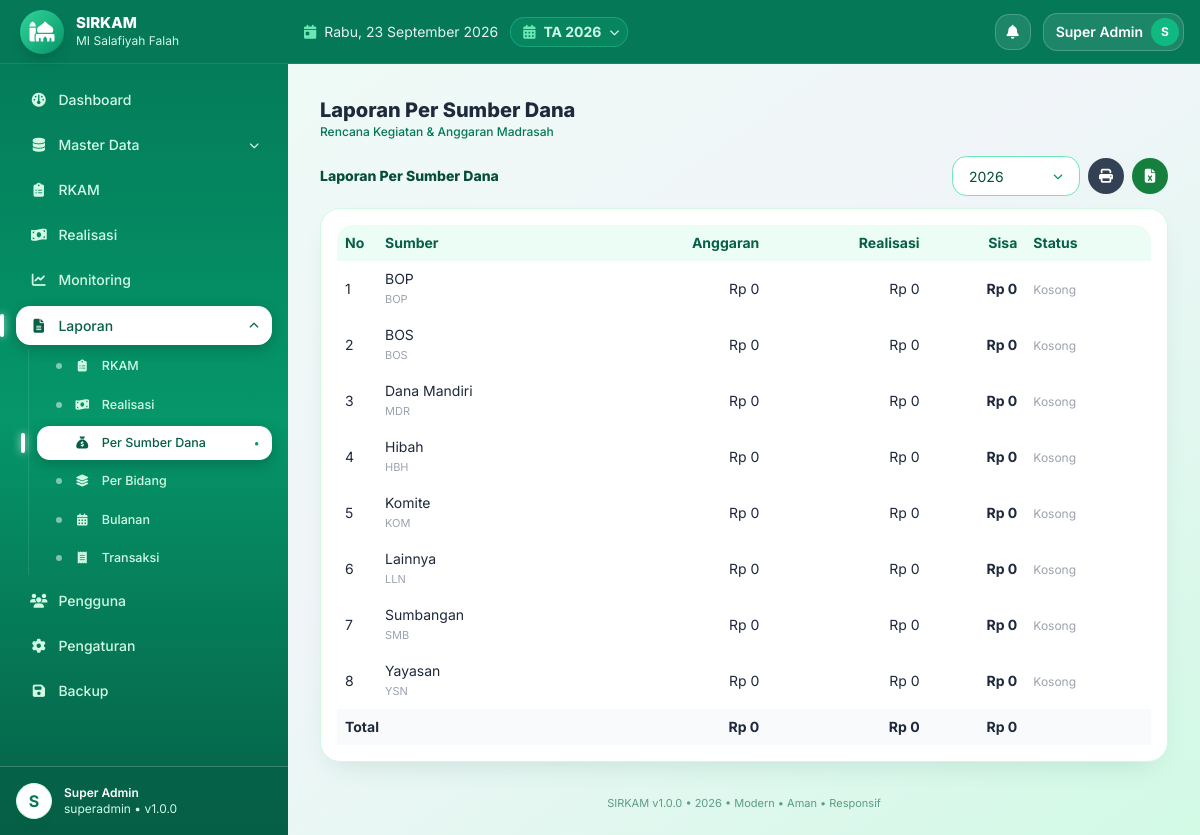
The app's page /laporan/sumber (signed in) with its own data.
### tables this page shows
CREATE TABLE IF NOT EXISTS app_settings (
  id INT UNSIGNED AUTO_INCREMENT PRIMARY KEY,
  skey VARCHAR(100) NOT NULL UNIQUE,
  svalue TEXT NULL
);

CREATE TABLE IF NOT EXISTS madrasah (
  id INT UNSIGNED AUTO_INCREMENT PRIMARY KEY,
  nama_madrasah VARCHAR(150) NOT NULL DEFAULT 'MI Salafiyah',
  nsm VARCHAR(30) NULL,
  npsn VARCHAR(30) NULL,
  alamat TEXT NULL,
  desa VARCHAR(100) NULL,
  kecamatan VARCHAR(100) NULL,
  kabupaten VARCHAR(100) NULL,
  provinsi VARCHAR(100) NULL,
  kode_pos VARCHAR(10) NULL,
  email VARCHAR(100) NULL,
  telepon VARCHAR(30) NULL,
  nama_kepala VARCHAR(100) NULL,
  nip_kepala VARCHAR(50) NULL,
  kepala_guru_id INT UNSIGNED NULL,
  nama_bendahara VARCHAR(100) NULL,
  nip_bendahara VARCHAR(50) NULL,
  bendahara_guru_id INT UNSIGNED NULL,
  logo VARCHAR(255) NULL,
  created_at TIMESTAMP DEFAULT CURRENT_TIMESTAMP,
  updated_at TIMESTAMP DEFAULT CURRENT_TIMESTAMP ON UPDATE CURRENT_TIMESTAMP
);

CREATE TABLE IF NOT EXISTS tahun_anggaran (
  id INT UNSIGNED AUTO_INCREMENT PRIMARY KEY,
  tahun INT NOT NULL UNIQUE,
  tanggal_mulai DATE NULL,
  tanggal_selesai DATE NULL,
  status ENUM('draft','aktif','selesai','dikunci') NOT NULL DEFAULT 'draft',
  keterangan TEXT NULL,
  created_at TIMESTAMP DEFAULT CURRENT_TIMESTAMP,
  updated_at TIMESTAMP DEFAULT CURRENT_TIMESTAMP ON UPDATE CURRENT_TIMESTAMP,
  INDEX idx_tahun (tahun),
  INDEX idx_status (status)
);

CREATE TABLE IF NOT EXISTS sumber_dana (
  id INT UNSIGNED AUTO_INCREMENT PRIMARY KEY,
  kode VARCHAR(20) NOT NULL UNIQUE,
  nama_sumber_dana VARCHAR(100) NOT NULL,
  jumlah DECIMAL(18,2) NOT NULL DEFAULT 0,
  keterangan TEXT NULL,
  status ENUM('aktif','nonaktif') NOT NULL DEFAULT 'aktif',
  created_at TIMESTAMP DEFAULT CURRENT_TIMESTAMP,
  updated_at TIMESTAMP DEFAULT CURRENT_TIMESTAMP ON UPDATE CURRENT_TIMESTAMP
);

### index.php (called while the page is built, shortened)
<?php
require_once __DIR__.'/config/bootstrap.php';
$url=trim($_GET['url']??'',"/");
$p=explode('/',$url);$page=$p[0];$arg=$p[1]??null;$arg2=$p[2]??null;
$content='';$title='Dashboard';
try{
switch($page){
case 'laporan': Rbac::check('laporan');$ljenis=['rkam','realisasi','sumber','bidang','bulanan','transaksi'];$lj=$arg??($_GET['jenis']??'rkam');if(!in_array($lj,$ljenis))$lj='rkam';$_GET['jenis']=$lj;$lt=['rkam'=>'RKAM','realisasi'=>'Realisasi','sumber'=>'Per Sumber Dana','bidang'=>'Per Bidang','bulanan'=>'Bulanan','transaksi'=>'Transaksi'];$title='Laporan '.$lt[$lj];ob_start();require __DIR__.'/modules/laporan/index.php';$content=ob_get_clean();break;
}
}catch(Throwable $e){error_log($e->getMessage());$content='<div class="bg-red-50 border border-red-200 p-4 rounded">Terjadi kesalahan sistem.</div>';}
require __DIR__.'/views/layouts/main.php';

### core/Helper.php (called while the page is built, shortened)
<?php
class Helper{
public static function setting($pdo,$k,$d=''){$s=$pdo->prepare("SELECT svalue FROM app_settings WHERE skey=?");$s->execute([$k]);$r=$s->fetchColumn();return $r!==false?$r:$d;}
public static function tahunAktif($pdo){$s=$pdo->query("SELECT * FROM tahun_anggaran WHERE status='aktif' LIMIT 1");$r=$s->fetch();if(!$r){$s=$pdo->query("SELECT * FROM tahun_anggaran ORDER BY tahun DESC LIMIT 1");$r=$s->fetch();}return $r;}
}

### core/Security.php (called while the page is built, shortened)
<?php
class Security{
public static function e($s){return htmlspecialchars((string)($s??''),ENT_QUOTES,'UTF-8');}
public static function rupiah($n){return 'Rp '.number_format((float)$n,0,',','.');}
}

### core/Auth.php (called while the page is built, shortened)
<?php
class Auth{
public static function user(){return $_SESSION['user']??null;}
public static function role(){return $_SESSION['role']??null;}
}

### modules/laporan/index.php (the view, shortened to what this page needs)
<?php
$th=Helper::tahunAktif($pdo);$tid=(int)($_GET['tahun']??($th['id']??0));
$tahun=$pdo->query("SELECT * FROM tahun_anggaran ORDER BY tahun DESC")->fetchAll();
$jenis=$_GET['jenis']??'rkam';
$rk=$pdo->prepare("SELECT k.*,b.nama_bidang,(SELECT COALESCE(SUM(jumlah),0) FROM realisasi WHERE rkam_id=k.id) AS jml_real FROM rkam k LEFT JOIN bidang b ON b.id=k.bidang_id WHERE k.tahun_id=? ORDER BY k.id");$rk->execute([$tid]);$rk=$rk->fetchAll();
$perSumber=$pdo->query("SELECT s.id,s.kode,s.nama_sumber_dana,COALESCE((SELECT SUM(rs.jumlah) FROM rkam_sumber_dana rs JOIN rkam k ON k.id=rs.rkam_id WHERE rs.sumber_dana_id=s.id AND k.tahun_id=$tid),0) agg,COALESCE((SELECT SUM(r.jumlah) FROM realisasi r JOIN rkam k ON k.id=r.rkam_id WHERE k.tahun_id=$tid AND r.sumber_dana_id=s.id),0) rea FROM sumber_dana s WHERE s.status='aktif' ORDER BY s.nama_sumber_dana")->fetchAll();
?>
<div class="flex flex-wrap items-center gap-2 mb-3 no-print text-sm">
<div class="font-extrabold text-emerald-900"><?php $lt2=['rkam'=>'Laporan RKAM','realisasi'=>'Laporan Realisasi','sumber'=>'Laporan Per Sumber Dana','bidang'=>'Laporan Per Bidang','bulanan'=>'Laporan Bulanan','transaksi'=>'Laporan Transaksi']; echo $lt2[$jenis]??'Laporan'; ?></div>
<form method="GET" action="<?=BASE_URL?>laporan/<?=$jenis?>" class="flex gap-2 ml-auto">
<select name="tahun" onchange="this.form.submit()" class="border rounded p-1.5"><?php foreach($tahun as $t):?><option value="<?=$t['id']?>" <?=($tid==$t['id']?'selected':'')?>><?=$t['tahun']?></option><?php endforeach;?></select></form>
<a href="<?=BASE_URL?>print/<?=$jenis?>?tahun=<?=$tid?>" target="_blank" title="Cetak" class="bg-slate-700 hover:bg-slate-800 text-white w-9 h-9 rounded-xl inline-flex items-center justify-center"><i class="fa-solid fa-print"></i></a>
<a href="<?=BASE_URL?>export/csv?jenis=<?=$jenis?>&tahun=<?=$tid?>" title="Excel/CSV" class="bg-green-700 hover:bg-green-800 text-white w-9 h-9 rounded-xl inline-flex items-center justify-center"><i class="fa-solid fa-file-excel"></i></a></div>
<div class="bg-white rounded shadow p-4 overflow-auto text-sm">
<?php if($jenis==='rkam'):?><table class="w-full min-w-[700px]"><thead><tr class="border-b text-left bg-gray-50"><th class="p-2 w-10">No</th><th class="p-2">Kode</th><th class="p-2">Kegiatan</th><th class="p-2">Bidang</th><th class="p-2">Penanggung Jawab</th><th class="p-2">Status</th><th class="p-2 text-right">Anggaran</th></tr></thead><tbody>
<?php $ta=0;$no=1;foreach($rk as $r):$ta+=$r['total_anggaran'];?><tr class="border-b"><td class="p-2"><?=$no++?></td><td class="p-2"><?=Security::e($r['kode_kegiatan']??'-')?></td><td class="p-2"><?=Security::e($r['nama_kegiatan'])?><div class="text-[11px] text-gray-400"><?=Security::e($r['waktu_pelaksanaan']??'')?></div></td><td class="p-2"><?=Security::e($r['nama_bidang']??'-')?></td><td class="p-2"><?=Security::e($r['penanggung_jawab']??'-')?></td><td class="p-2"><?=Security::e($r['status'])?></td><td class="p-2 text-right"><?=Security::rupiah($r['total_anggaran'])?></td></tr><?php endforeach;?>
<tr class="font-bold"><td class="p-2" colspan="6">TOTAL ANGGARAN</td><td class="p-2 text-right"><?=Security::rupiah($ta)?></td></tr></tbody></table>
<?php elseif($jenis==='sumber'):?><table class="w-full"><thead><tr class="border-b text-left bg-gray-50"><th class="p-2 w-10">No</th><th class="p-2">Sumber</th><th class="p-2 text-right">Anggaran</th><th class="p-2 text-right">Realisasi</th><th class="p-2 text-right">Sisa</th><th class="p-2">Status</th></tr></thead><tbody><?php $tA=0;$tR=0;$no=1;foreach($perSumber as $r):$tA+=$r['agg'];$tR+=$r['rea'];$ss=$r['agg']-$r['rea'];$st=$r['agg']<=0?($r['rea']>0?'<span class="text-xs font-bold text-red-700">Realisasi Tanpa Anggaran</span>':'<span class="text-xs text-gray-400">Kosong</span>'):($ss<0?'<span class="text-xs font-bold text-red-700">Overbudget</span>':($ss==0?'<span class="text-xs font-bold text-emerald-700">Habis</span>':'<span class="text-xs text-gray-500">Tersedia</span>'));?><tr class="border-b"><td class="p-2"><?=$no++?></td><td class="p-2"><?=Security::e($r['nama_sumber_dana'])?><div class="text-[11px] text-gray-400"><?=Security::e($r['kode']??'')?></div></td><td class="p-2 text-right"><?=Security::rupiah($r['agg'])?></td><td class="p-2 text-right"><?=Security::rupiah($r['rea'])?></td><td class="p-2 text-right font-bold <?=($ss<0?'text-red-600':'')?>"><?=Security::rupiah($ss)?></td><td class="p-2"><?=$st?></td></tr><?php endforeach;?><tr class="font-bold bg-gray-50"><td class="p-2" colspan="2">Total</td><td class="p-2 text-right"><?=Security::rupiah($tA)?></td><td class="p-2 text-right"><?=Security::rupiah($tR)?></td><td class="p-2 text-right"><?=Security::rupiah($tA-$tR)?></td><td class="p-2"></td></tr></tbody></table>
<?php endif;?></div>

### views/layouts/main.php (shortened to what this page needs)
<!DOCTYPE html><html lang="id"><head><meta charset="UTF-8"><meta name="viewport" content="width=device-width,initial-scale=1">
<script src="https://cdn.tailwindcss.com"></script><script src="https://cdn.jsdelivr.net/npm/sweetalert2@11"></script>
<link rel="stylesheet" href="https://cdnjs.cloudflare.com/ajax/libs/font-awesome/6.5.2/css/all.min.css">
</head>
<body class="bg-gradient-to-br from-emerald-50 via-slate-100 to-emerald-100 min-h-screen text-slate-800">
<?php $u=Auth::user(); $role=Auth::role(); if($role==='superadmin'){$notif=$pdo->query("SELECT COUNT(*) c FROM notifications WHERE is_read=0")->fetchColumn();}else{$nq=$pdo->prepare("SELECT COUNT(*) c FROM notifications WHERE is_read=0 AND (role_target=? OR role_target IS NULL OR role_target='' OR user_id=?)");$nq->execute([$role,Auth::id()]);$notif=$nq->fetchColumn();} $initial=strtoupper(substr($u['nama']??'U',0,1)); $mlogo=$pdo->query("SELECT logo,nama_madrasah FROM madrasah WHERE id=1")->fetch(); $appName=Helper::setting($pdo,'app_name','SIRKAM'); $appVer=Helper::setting($pdo,'sys_version',APP_VERSION); $thAktif=Helper::tahunAktif($pdo); $thList=$pdo->query("SELECT id,tahun,status FROM tahun_anggaran ORDER BY tahun DESC")->fetchAll(); ?>
<div class="flex min-h-screen">
<aside id="sidebar" class="bg-gradient-to-b from-emerald-700 via-emerald-600 to-emerald-800 text-white hidden md:flex flex-col no-print fixed md:sticky top-0 inset-y-0 left-0 z-40 w-72 h-screen shrink-0 overflow-hidden">
<div class="h-16 px-5 flex items-center gap-3 shrink-0 bg-emerald-700 border-b border-white/10">
<?php $logoFile=!empty($mlogo['logo'])?__DIR__.'/../../uploads/logo/'.$mlogo['logo']:''; $logoOk=$logoFile&&is_file($logoFile); $logoV=$logoOk?filemtime($logoFile):0; ?>
<?php if($logoOk):?><img src="<?=BASE_URL?>uploads/logo/<?=Security::e($mlogo['logo'])?>?v=<?=$logoV?>" class="w-11 h-11 rounded-2xl object-contain bg-white p-1 shadow-lg"><?php else:?><div class="w-11 h-11 rounded-2xl bg-gradient-to-br from-emerald-400 to-emerald-600 flex items-center justify-center text-xl shadow-lg"><i class="fa-solid fa-mosque"></i></div><?php endif;?>
<div class="min-w-0"><div class="font-extrabold text-[15px] leading-tight truncate"><?=Security::e($appName)?></div><div class="text-xs text-emerald-100 truncate"><?=Security::e($mlogo['nama_madrasah']??'')?></div></div></div>
<?php $cur=$page??'dashboard'; if($cur==='print'||$cur==='export')$cur='laporan'; ?>
<nav class="flex-1 p-4 space-y-1.5 text-sm overflow-y-auto" id="nav">
<a href="<?=BASE_URL?>" data-p="dashboard" class="navlink <?=($cur==='dashboard'?'active':'')?>"><i class="fa-solid fa-gauge w-5 text-center"></i> Dashboard</a>
<?php if(in_array($role,['superadmin','operator'])):?>
<div>
<button type="button" onclick="toggleMaster()" class="navlink parent w-full text-left <?=($cur==='master'?'active':'')?>"><i class="fa-solid fa-database w-5 text-center"></i> <span>Master Data</span> <i id="mchev" class="fa-solid fa-chevron-down text-[10px] transition-transform"></i></button>
</div>
<?php endif;?>
<a href="<?=BASE_URL?>rkam" data-p="rkam" class="navlink <?=($cur==='rkam'?'active':'')?>"><i class="fa-solid fa-clipboard-list w-5 text-center"></i> RKAM</a>
<a href="<?=BASE_URL?>realisasi" data-p="realisasi" class="navlink <?=($cur==='realisasi'?'active':'')?>"><i class="fa-solid fa-money-bill-wave w-5 text-center"></i> Realisasi</a>
<a href="<?=BASE_URL?>monitoring" data-p="monitoring" class="navlink <?=($cur==='monitoring'?'active':'')?>"><i class="fa-solid fa-chart-line w-5 text-center"></i> Monitoring</a>
<?php $litems=[['rkam','RKAM','fa-clipboard-list'],['realisasi','Realisasi','fa-money-bill-wave'],['sumber','Per Sumber Dana','fa-sack-dollar'],['bidang','Per Bidang','fa-layer-group'],['bulanan','Bulanan','fa-calendar-days'],['transaksi','Transaksi','fa-receipt']]; $lcur=($_GET['jenis']??$arg??''); ?>
<div>
<button type="button" onclick="toggleLap()" class="navlink parent w-full text-left <?=($cur==='laporan'?'active':'')?>"><i class="fa-solid fa-file-lines w-5 text-center"></i> <span>Laporan</span> <i id="lchev" class="fa-solid fa-chevron-down text-[10px] transition-transform"></i></button>
<div id="lsub" class="mt-1 ml-3 pl-2 border-l border-white/10 space-y-1 <?=($cur==='laporan'?'':'hidden')?>">
<?php foreach($litems as $li):?><a href="<?=BASE_URL?>laporan/<?=$li[0]?>" class="navlink sub <?=($cur==='laporan'&&$lcur===$li[0]?'active':'')?>"><i class="fa-solid <?=$li[2]?> w-5 text-center text-xs"></i> <?=$li[1]?></a><?php endforeach;?>
</div></div>
<?php if($role==='superadmin'):?><a href="<?=BASE_URL?>users" data-p="users" class="navlink <?=($cur==='users'?'active':'')?>"><i class="fa-solid fa-users w-5 text-center"></i> Pengguna</a><?php endif;?>
<?php if(in_array($role,['superadmin','kepala_madrasah','bendahara'])):?><a href="<?=BASE_URL?>pengaturan" data-p="pengaturan" class="navlink <?=($cur==='pengaturan'?'active':'')?>"><i class="fa-solid fa-gear w-5 text-center"></i> Pengaturan</a><?php endif;?>
<?php if($role==='superadmin'):?><a href="<?=BASE_URL?>backup" data-p="backup" class="navlink <?=($cur==='backup'?'active':'')?>"><i class="fa-solid fa-floppy-disk w-5 text-center"></i> Backup</a><?php endif;?>
</nav>
<div class="p-4 border-t border-white/20 flex items-center gap-3 shrink-0 bg-emerald-800/60">
<div class="w-9 h-9 rounded-full bg-white text-emerald-700 flex items-center justify-center font-bold"><?=$initial?></div>
<div class="text-xs"><div class="font-semibold text-white"><?=Security::e($u['nama']??'')?></div><div class="text-emerald-100"><?=Security::e($role)?> • v<?=Security::e($appVer)?></div></div></div></aside>
<div class="flex-1 flex flex-col min-w-0 md:ml-0">
<header class="sticky top-0 z-20 bg-emerald-700 text-white px-4 h-16 flex items-center gap-3 no-print shrink-0 border-b border-white/10">
<?php $hari=['Senin','Selasa','Rabu','Kamis','Jumat','Sabtu','Minggu']; $bulan=[1=>'Januari','Februari','Maret','April','Mei','Juni','Juli','Agustus','September','Oktober','November','Desember']; ?>
<div class="hidden sm:flex items-center gap-2 text-white/90 text-sm"><i class="fa-solid fa-calendar-day text-emerald-300"></i><span><?=$hari[date('N')-1]?>, <?=date('j')?> <?=$bulan[(int)date('n')]?> <?=date('Y')?></span></div>
<div class="relative">
<button onclick="toggleTahun(event)" title="Tahun Anggaran Aktif" class="hidden sm:flex items-center gap-2 bg-emerald-500/20 border border-emerald-400/40 text-emerald-100 rounded-full pl-3 pr-2 py-1 text-sm hover:bg-emerald-500/30"><i class="fa-solid fa-calendar-days text-emerald-300"></i><span class="font-bold">TA <?=Security::e($thAktif['tahun']??'-')?></span><i class="fa-solid fa-chevron-down text-[10px]"></i></button>
</div>
<div class="ml-auto flex items-center gap-3 text-sm">
<div class="relative">
<button onclick="toggleNotif(event)" class="relative w-9 h-9 rounded-xl bg-white/10 border border-white/20 text-white hover:bg-white/20"><i class="fa-solid fa-bell"></i></button>
</div>
<div class="relative" id="userWrap">
<button type="button" aria-haspopup="true" onclick="toggleUser(event)" onmouseenter="showUser()" class="flex items-center gap-2 bg-white/10 border border-white/20 rounded-full pl-3 pr-1 py-1 hover:bg-white/20"><span class="font-semibold text-white text-sm max-w-32 truncate"><?=Security::e($u['nama']??'')?></span><span class="w-7 h-7 rounded-full bg-emerald-500 text-white flex items-center justify-center text-xs font-bold shrink-0"><?=$initial?></span></button>
</div></div></header>
<main class="p-4 md:p-8 flex-1 max-w-7xl w-full mx-auto">
<div class="mb-4"><div class="font-extrabold text-xl text-slate-800"><?=Security::e($title??'')?></div><div class="text-xs text-emerald-700 font-medium">Rencana Kegiatan & Anggaran Madrasah</div></div>
<?=$content??''?></main>
<footer class="px-6 pb-6 text-center text-[11px] text-emerald-800/60 no-print"><?=Security::e($appName)?> v<?=Security::e($appVer)?> • <?=date('Y')?> • Modern • Aman • Responsif</footer></div></div>
</body></html>

### records on screen
app_settings: svalue "SIRKAM"
madrasah: nama_madrasah "MI Salafiyah Falah"
app_settings: svalue "1.0.0"
tahun_anggaran: tahun "2026"
sumber_dana: nama_sumber_dana "BOP", kode "BOP", agg "Rp 0", rea "Rp 0", ss "Rp 0"
sumber_dana: nama_sumber_dana "BOS", kode "BOS", agg "Rp 0", rea "Rp 0", ss "Rp 0"
sumber_dana: nama_sumber_dana "Dana Mandiri", kode "MDR", agg "Rp 0", rea "Rp 0", ss "Rp 0"
sumber_dana: nama_sumber_dana "Hibah", kode "HBH", agg "Rp 0", rea "Rp 0", ss "Rp 0"
sumber_dana: nama_sumber_dana "Komite", kode "KOM", agg "Rp 0", rea "Rp 0", ss "Rp 0"
sumber_dana: nama_sumber_dana "Lainnya", kode "LLN", agg "Rp 0", rea "Rp 0", ss "Rp 0"
sumber_dana: nama_sumber_dana "Sumbangan", kode "SMB", agg "Rp 0", rea "Rp 0", ss "Rp 0"
sumber_dana: nama_sumber_dana "Yayasan", kode "YSN", agg "Rp 0", rea "Rp 0", ss "Rp 0"

### other values on screen
$li[1] "RKAM"
$li[1] "Realisasi"
$li[1] "Per Sumber Dana"
$li[1] "Per Bidang"
$li[1] "Bulanan"
$li[1] "Transaksi"
$initial "S"
Security::e($u['nama']??'') "Super Admin"
Security::e($role) "superadmin"
Security::e($title??'') "Laporan Per Sumber Dana"
$lt2[$jenis] "Laporan Per Sumber Dana"
Security::rupiah($tA) "Rp 0"
Security::rupiah($tR) "Rp 0"
Security::rupiah($tA-$tR) "Rp 0"
